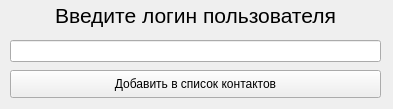
<?xml version="1.0" encoding="UTF-8"?>
<ui version="4.0">
 <class>MainWindow</class>
 <widget class="QMainWindow" name="MainWindow">
  <property name="geometry">
   <rect>
    <x>0</x>
    <y>0</y>
    <width>393</width>
    <height>109</height>
   </rect>
  </property>
  <property name="windowTitle">
   <string>MainWindow</string>
  </property>
  <widget class="QWidget" name="centralwidget">
   <widget class="QLabel" name="label">
    <property name="geometry">
     <rect>
      <x>0</x>
      <y>0</y>
      <width>391</width>
      <height>31</height>
     </rect>
    </property>
    <property name="font">
     <font>
      <pointsize>16</pointsize>
     </font>
    </property>
    <property name="text">
     <string>Введите логин пользователя</string>
    </property>
    <property name="alignment">
     <set>Qt::AlignCenter</set>
    </property>
   </widget>
   <widget class="QLineEdit" name="lineEdit">
    <property name="geometry">
     <rect>
      <x>10</x>
      <y>40</y>
      <width>371</width>
      <height>22</height>
     </rect>
    </property>
   </widget>
   <widget class="QPushButton" name="pushButton">
    <property name="geometry">
     <rect>
      <x>10</x>
      <y>70</y>
      <width>371</width>
      <height>28</height>
     </rect>
    </property>
    <property name="text">
     <string>Добавить в список контактов</string>
    </property>
   </widget>
  </widget>
 </widget>
 <resources/>
 <connections/>
</ui>
